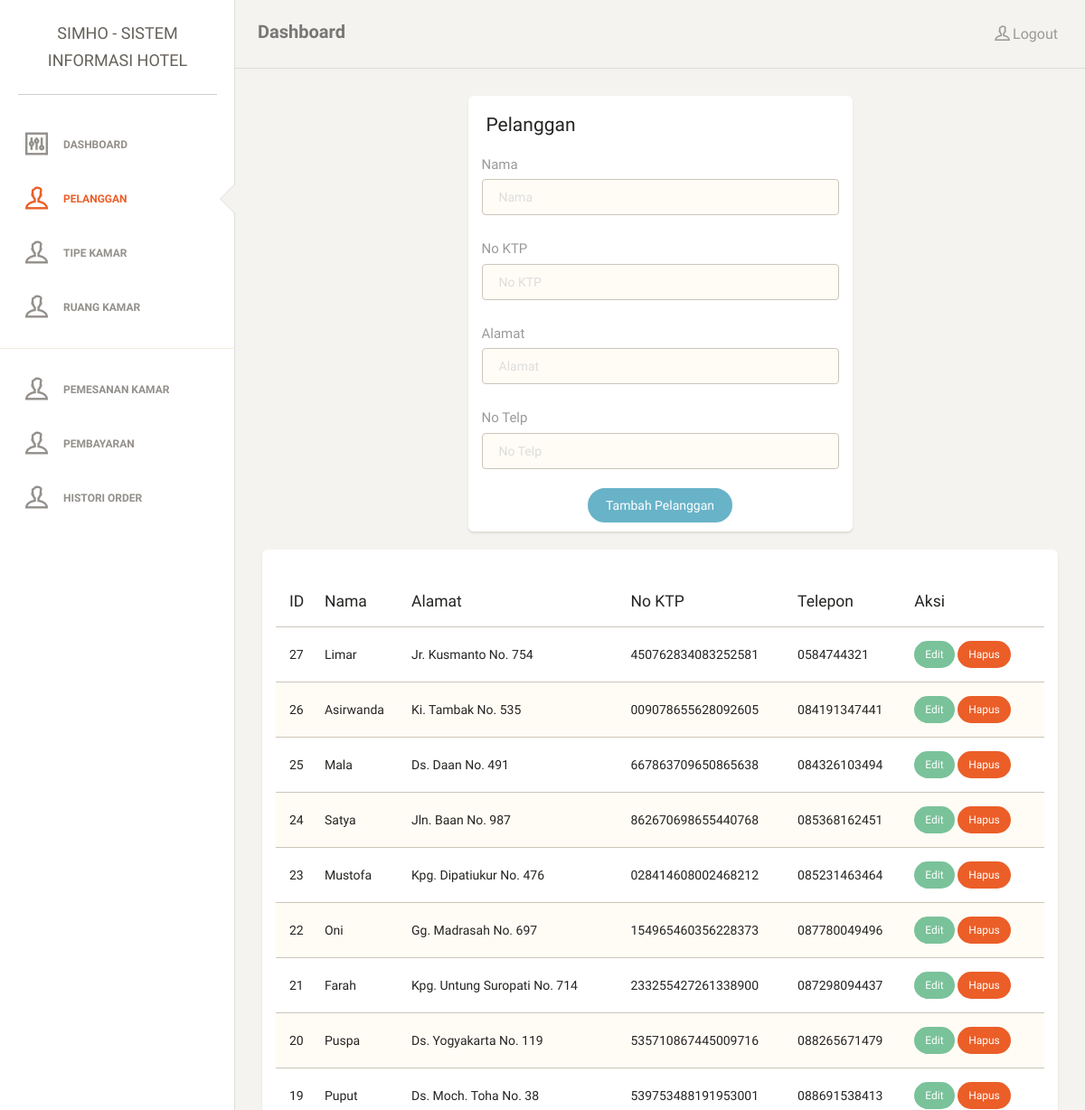
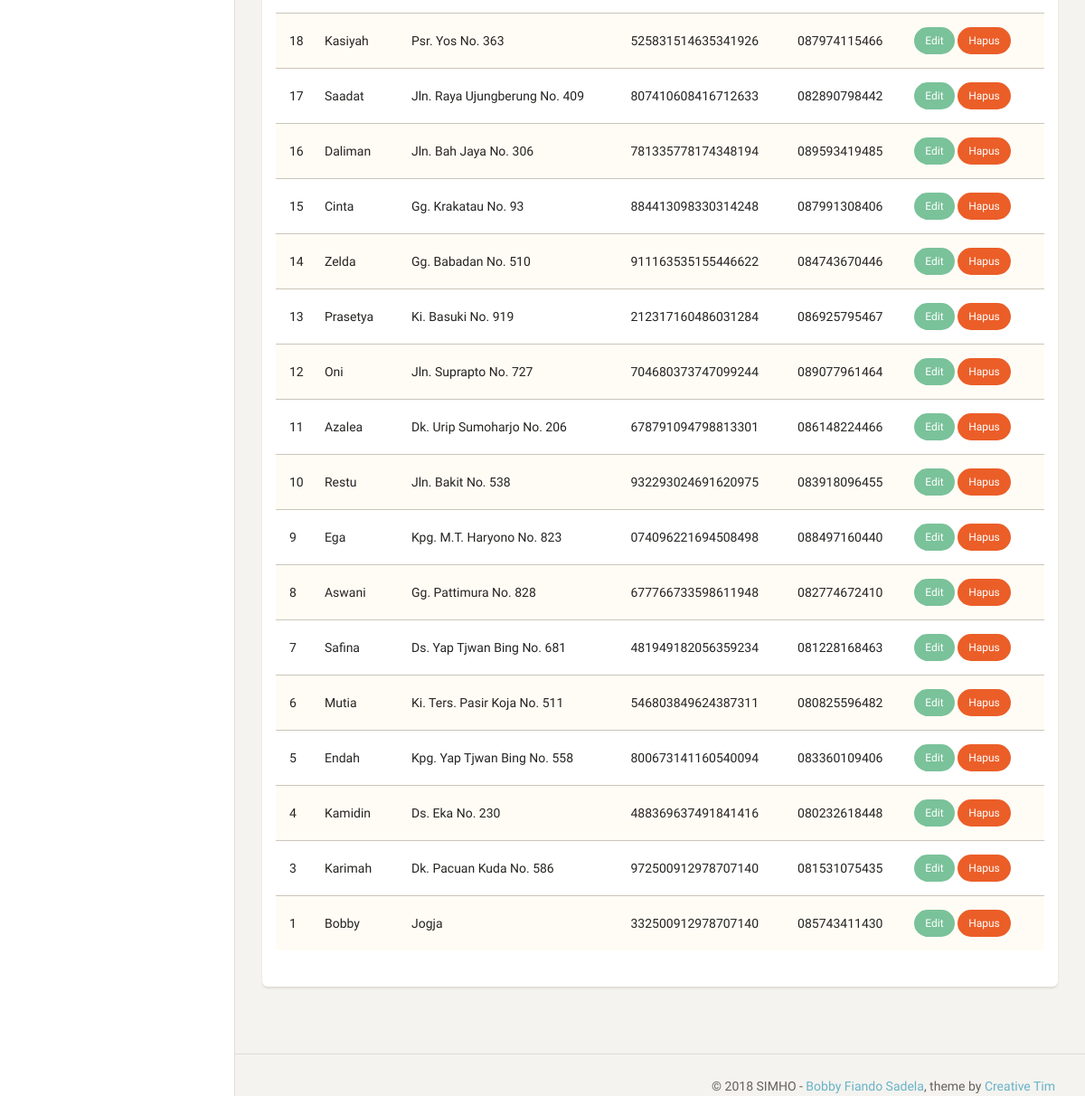
/simho/pelanggan.php (signed in), run on the app's committed database (2 pictures, top to bottom).
### tables this page shows
CREATE TABLE `pelanggan` (
  `idpelanggan` int(11) NOT NULL,
  `nama` varchar(45) NOT NULL,
  `alamat` varchar(45) NOT NULL,
  `no_ktp` varchar(18) NOT NULL,
  `telepon` varchar(18) NOT NULL
);

### simho/content/pelanggan.php (the view, shortened to what this page needs)
<?php
  $pelanggan = mysqli_query($connect, "SELECT * FROM pelanggan ORDER BY idpelanggan DESC");
?>
  <div class="col-md-6 col-md-offset-3">
    <div class="card">
      <div class="header">
        <h4 class="title">Pelanggan</h4>
      </div>
      <div class="content">
        <form method="post" action="<?php $_SERVER['PHP_SELF']; ?>">
          <div class="row">
            <div class="col-md-12">
              <div class="form-group">
                <label>Nama</label>
                <input type="text" name="nama" class="form-control border-input" placeholder="Nama" value="">
              </div>
            </div>
          </div>
          <div class="row">
            <div class="col-md-12">
              <div class="form-group">
                <label>No KTP</label>
                <input type="text" name="no_ktp" class="form-control border-input" placeholder="No KTP" value="">
              </div>
            </div>
          </div>
          <div class="row">
            <div class="col-md-12">
              <div class="form-group">
                <label>Alamat</label>
                <input type="text" name="alamat" class="form-control border-input" placeholder="Alamat" value="">
              </div>
            </div>
          </div>
          <div class="row">
            <div class="col-md-12">
              <div class="form-group">
                <label>No Telp</label>
                <input type="text" name="telepon" class="form-control border-input" placeholder="No Telp" value="">
              </div>
            </div>
          </div>
          <div class="text-center">
            <button type="submit" class="btn btn-info btn-fill btn-wd" name="submit">Tambah Pelanggan</button>
          </div>
      </div>
    </div>
  </div>
  <div class="col-md-12">
<div class="card">
  <div class="content">
    <div class="content table-responsive table-full-width">
      <?php if (empty($pelanggan)): ?>
      <h3>Data Pelanggan kosong !</h3>
      <?php else: ?>
      <table class="table table-striped">
        <thead>
          <tr>
            <th>ID</th>
            <th>Nama</th>
            <th>Alamat</th>
            <th>No KTP</th>
            <th>Telepon</th>
            <th>Aksi</th>
          </tr>
        </thead>
        <tbody>
          <?php foreach ($pelanggan as $k => $v): ?>
          <tr>
            <td>
              <?php echo $v['idpelanggan']; ?>
            </td>
            <td>
              <?php echo $v['nama']; ?>
            </td>
            <td>
              <?php echo $v['alamat']; ?>
            </td>
            <td>
              <?php echo $v['no_ktp']; ?>
            </td>
            <td>
              <?php echo $v['telepon']; ?>
            </td>
            <td>
              <a href="pelanggan.php?aksi=edit&id=<?php echo $v['idpelanggan']; ?>" class="btn btn-success btn-fill btn-sm">Edit</a>
              <a href="pelanggan.php?aksi=hapus&id=<?php echo $v['idpelanggan']; ?>" class="btn btn-danger btn-fill btn-sm">Hapus</a>
            </td>
          </tr>
          <?php endforeach; ?>
        </tbody>
      </table>
      <?php endif; ?>
    </div>
  </div>
  </div>
  </div>

### simho/lib/header.php (shortened to what this page needs)
<!doctype html>
<html lang="en">
<head>
    <link href="assets/css/bootstrap.min.css" rel="stylesheet" />
    <link href="assets/css/animate.min.css" rel="stylesheet"/>
    <link href="assets/css/paper-dashboard.css" rel="stylesheet"/>
    <link href="http://maxcdn.bootstrapcdn.com/font-awesome/latest/css/font-awesome.min.css" rel="stylesheet">
    <link href="assets/css/themify-icons.css" rel="stylesheet">
</head>
<body>

### simho/pelanggan.php (shortened to what this page needs)
<?php include_once('lib/header.php'); ?>
<div class="wrapper">
  <?php include_once('lib/sidebar.php'); ?>
  <div class="main-panel">
    <?php include_once('lib/navbar.php'); ?>
    <div class="content">
      <div class="container-fluid">
        <div class="row">
          <?php if(isset($_GET['aksi']) && $_GET['aksi'] == 'edit') : ?>
            <?php include_once('content/edit_pelanggan.php'); ?>
          <?php else: ?>
            <?php include_once('content/pelanggan.php'); ?>
          <?php endif; ?>
        </div>
      </div>
    </div>
    <?php include_once("lib/footer-top.php"); ?>
  </div>
</div>
<?php include_once('lib/footer.php'); ?>

### simho/lib/sidebar.php
<div class="sidebar" data-background-color="white" data-active-color="danger">
    	<div class="sidebar-wrapper">
            <div class="logo">
                <a href="http://www.creative-tim.com" class="simple-text">
                SIMHO - Sistem Informasi Hotel
                </a>
            </div>
            <ul class="nav">
                <li class="<?php echo (basename($_SERVER['PHP_SELF']) == 'index.php') ? 'active' : ''; ?>">
                    <a href="index.php">
                        <i class="ti-panel"></i>
                        <p>Dashboard</p>
                    </a>
                </li>
                <li class="<?php echo (basename($_SERVER['PHP_SELF']) == 'pelanggan.php') ? 'active' : ''; ?>">
                    <a href="pelanggan.php">
                        <i class="ti-user"></i>
                        <p>Pelanggan</p>
                    </a>
                </li>
                <li class="<?php echo (basename($_SERVER['PHP_SELF']) == 'tipe_kamar.php') ? 'active' : ''; ?>">
                    <a href="tipe_kamar.php">
                        <i class="ti-user"></i>
                        <p>Tipe Kamar</p>
                    </a>
                </li>
                <li class="<?php echo (basename($_SERVER['PHP_SELF']) == 'ruang_kamar.php') ? 'active' : ''; ?>">
                    <a href="ruang_kamar.php">
                        <i class="ti-user"></i>
                        <p>Ruang Kamar</p>
                    </a>
                </li>
                <hr>
                <li class="<?php echo (basename($_SERVER['PHP_SELF']) == 'pemesanan.php') ? 'active' : ''; ?>">
                    <a href="pemesanan.php">
                        <i class="ti-user"></i>
                        <p>Pemesanan Kamar</p>
                    </a>
                </li>
                <li class="<?php echo (basename($_SERVER['PHP_SELF']) == 'pembayaran.php') ? 'active' : ''; ?>">
                    <a href="pembayaran.php">
                        <i class="ti-user"></i>
                        <p>Pembayaran</p>
                    </a>
                </li>
                <li class="<?php echo (basename($_SERVER['PHP_SELF']) == 'histori_order.php') ? 'active' : ''; ?>">
                    <a href="histori_order.php">
                        <i class="ti-user"></i>
                        <p>Histori Order</p>
                    </a>
                </li>
            </ul>
    	</div>
    </div>

### simho/lib/navbar.php (shortened to what this page needs)
<nav class="navbar navbar-default">
    <div class="container-fluid">
        <div class="navbar-header">
            <a class="navbar-brand" href="#">Dashboard</a>
        </div>
        <div class="collapse navbar-collapse">
            <ul class="nav navbar-nav navbar-right">
                <li>
                    <a href="logout.php">
                        <i class="ti-user"></i>
                        <p>Logout</p>
                    </a>
                </li>
            </ul>
        </div>
    </div>
</nav>

### simho/lib/footer-top.php (shortened to what this page needs)
<footer class="footer">
            <div class="container-fluid">
                <div class="copyright pull-right">
                    &copy; <script>document.write(new Date().getFullYear())</script> SIMHO - <a href="http://bobbyfiando.com">Bobby Fiando Sadela</a>, theme by <a href="http://www.creative-tim.com">Creative Tim</a>
                </div>
            </div>
</footer>

### simho/lib/footer.php (shortened to what this page needs)
</body>
</html>

### data on the page
pelanggan: idpelanggan "27", nama "Limar", alamat "Jr. Kusmanto No. 754", no_ktp "450762834083252581", telepon "0584744321"
pelanggan: idpelanggan "26", nama "Asirwanda", alamat "Ki. Tambak No. 535", no_ktp "009078655628092605", telepon "084191347441"
pelanggan: idpelanggan "25", nama "Mala", alamat "Ds. Daan No. 491", no_ktp "667863709650865638", telepon "084326103494"
pelanggan: idpelanggan "24", nama "Satya", alamat "Jln. Baan No. 987", no_ktp "862670698655440768", telepon "085368162451"
pelanggan: idpelanggan "23", nama "Mustofa", alamat "Kpg. Dipatiukur No. 476", no_ktp "028414608002468212", telepon "085231463464"
pelanggan: idpelanggan "22", nama "Oni", alamat "Gg. Madrasah No. 697", no_ktp "154965460356228373", telepon "087780049496"
pelanggan: idpelanggan "21", nama "Farah", alamat "Kpg. Untung Suropati No. 714", no_ktp "233255427261338900", telepon "087298094437"
pelanggan: idpelanggan "20", nama "Puspa", alamat "Ds. Yogyakarta No. 119", no_ktp "535710867445009716", telepon "088265671479"
pelanggan: idpelanggan "19", nama "Puput", alamat "Ds. Moch. Toha No. 38", no_ktp "539753488191953001", telepon "088691538413"
pelanggan: idpelanggan "18", nama "Kasiyah", alamat "Psr. Yos No. 363", no_ktp "525831514635341926", telepon "087974115466"
pelanggan: idpelanggan "17", nama "Saadat", alamat "Jln. Raya Ujungberung No. 409", no_ktp "807410608416712633", telepon "082890798442"
pelanggan: idpelanggan "16", nama "Daliman", alamat "Jln. Bah Jaya No. 306", no_ktp "781335778174348194", telepon "089593419485"
pelanggan: idpelanggan "15", nama "Cinta", alamat "Gg. Krakatau No. 93", no_ktp "884413098330314248", telepon "087991308406"
pelanggan: idpelanggan "14", nama "Zelda", alamat "Gg. Babadan No. 510", no_ktp "911163535155446622", telepon "084743670446"
pelanggan: idpelanggan "13", nama "Prasetya", alamat "Ki. Basuki No. 919", no_ktp "212317160486031284", telepon "086925795467"
pelanggan: idpelanggan "12", nama "Oni", alamat "Jln. Suprapto No. 727", no_ktp "704680373747099244", telepon "089077961464"
pelanggan: idpelanggan "11", nama "Azalea", alamat "Dk. Urip Sumoharjo No. 206", no_ktp "678791094798813301", telepon "086148224466"
pelanggan: idpelanggan "10", nama "Restu", alamat "Jln. Bakit No. 538", no_ktp "932293024691620975", telepon "083918096455"
pelanggan: idpelanggan "9", nama "Ega", alamat "Kpg. M.T. Haryono No. 823", no_ktp "074096221694508498", telepon "088497160440"
pelanggan: idpelanggan "8", nama "Aswani", alamat "Gg. Pattimura No. 828", no_ktp "677766733598611948", telepon "082774672410"
pelanggan: idpelanggan "7", nama "Safina", alamat "Ds. Yap Tjwan Bing No. 681", no_ktp "481949182056359234", telepon "081228168463"
pelanggan: idpelanggan "6", nama "Mutia", alamat "Ki. Ters. Pasir Koja No. 511", no_ktp "546803849624387311", telepon "080825596482"
pelanggan: idpelanggan "5", nama "Endah", alamat "Kpg. Yap Tjwan Bing No. 558", no_ktp "800673141160540094", telepon "083360109406"
pelanggan: idpelanggan "4", nama "Kamidin", alamat "Ds. Eka No. 230", no_ktp "488369637491841416", telepon "080232618448"
pelanggan: idpelanggan "3", nama "Karimah", alamat "Dk. Pacuan Kuda No. 586", no_ktp "972500912978707140", telepon "081531075435"
pelanggan: idpelanggan "1", nama "Bobby", alamat "Jogja", no_ktp "332500912978707140", telepon "085743411430"
